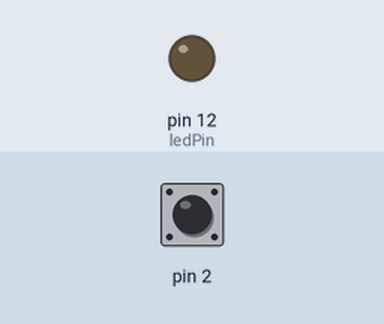
Bench run of a sketch on a simulated Arduino Uno, built with avr-gcc and run on an emulated ATmega328P. Parts: output pins drawn as LEDs (lit = HIGH). Dashed ring = blinking. The inputs (shaded band) are chosen by the test bench; at power-on: pin 2 HIGH. What the sketch prints to the serial monitor is not drawn.

Above: at 1.2 s.
1.3 s: pin 2 pulled LOW for 1 s
At 1.76 s:
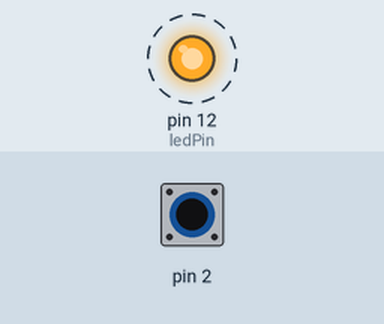
4.0 s: pin 2 pulled LOW for 0.15 s
At 5.2 s:
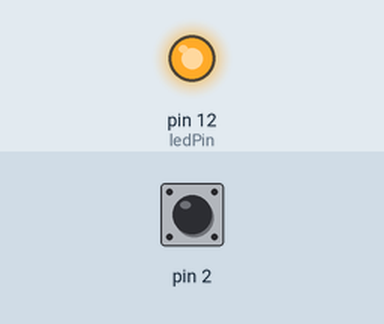
5.8 s: pin 2 pulled LOW for 3.2 s
At 10.0 s:
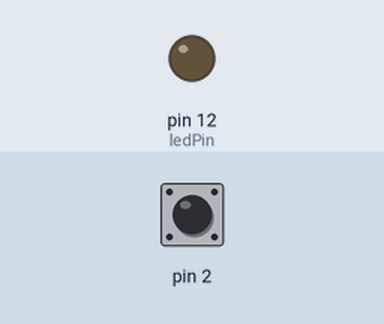
Timing chart, 0 to 11.5 s (numbered marks = the images above; inputs shaded):
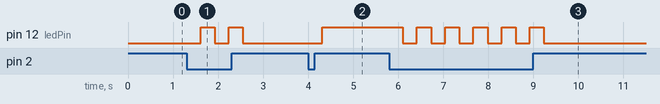

The sketch:

Improved_Touch_Lamp.ino
```cpp
#include <CapacitiveSensor.h>
CapacitiveSensor capSensor = CapacitiveSensor(4, 2);
const int threshold = 400;
int onOff = 0;
const int ledPin = 12;
void setup(){
  Serial.begin(9600);
  pinMode(ledPin, OUTPUT);
}
void loop(){
  long sensorValue = capSensor.capacitiveSensor(30);
  Serial.print(sensorValue);
  if(sensorValue > threshold){
  //keeps the light on or off like a real lamp
    if(onOff == 0){
      onOff = 1;
      //delay makes it function better (you don't have to touch and remove the material as fast as possible)
      delay(300);
    }else if(onOff == 1){
      onOff = 0;
      delay(300);
    }
  }
  if(onOff == 0){
    digitalWrite(ledPin, LOW);
  }else{
    digitalWrite(ledPin, HIGH);
  }
  Serial.print("  ");
  Serial.println(onOff);
  delay(10);
}
```

Measured:
- after the input at 1.3 s, pin 12 (ledPin): alternates HIGH for 0.31 s and LOW for 0.31 s, 4 changes in all, then stays LOW, starting after 0.31 s
- after the input at 4.0 s, pin 12 (ledPin): LOW → HIGH after 0.31 s
- after the input at 5.8 s, pin 12 (ledPin): alternates HIGH for 0.31 s and LOW for 0.31 s, 11 changes in all, then stays LOW, starting after 0.30 s
